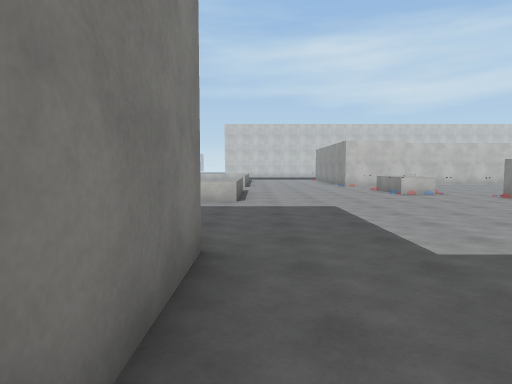
[1] (above)

20 first-person views from a walk through a scene from a Unity 3-D project. The camera is 1.5 m above the floor, tilts 4° down and sees 75° across. The floor is counted in squares, 2 m on a side. Each view is taken from the middle of a square. On the plan, view 1 faces up. The plan holds only what a view shows up to about 11 squares ahead; the rest is blank. The place goes on beyond the plan. The player is left out. Surface patterns are stand-ins for the level's own textures.

[2]
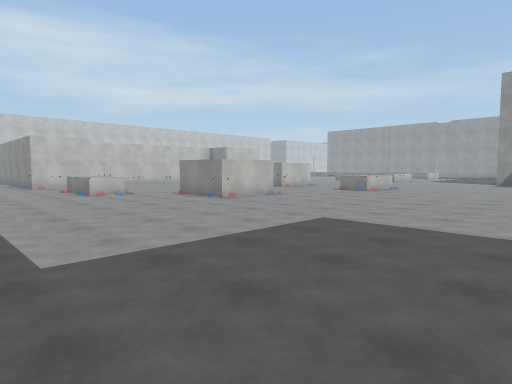

[3]
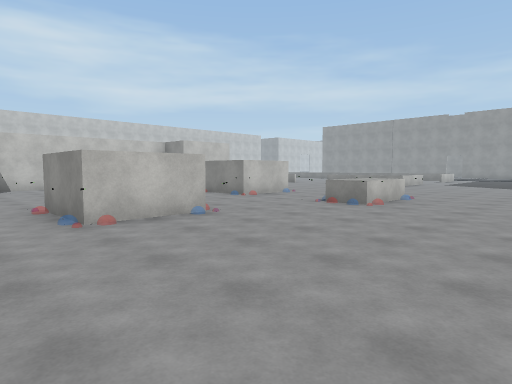

[4]
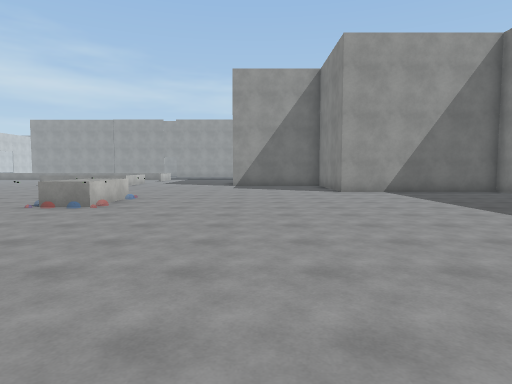

[5]
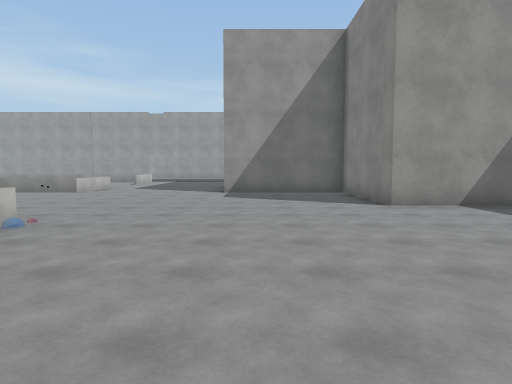

[6]
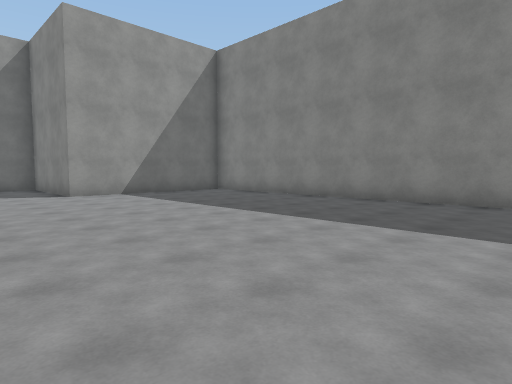

[7]
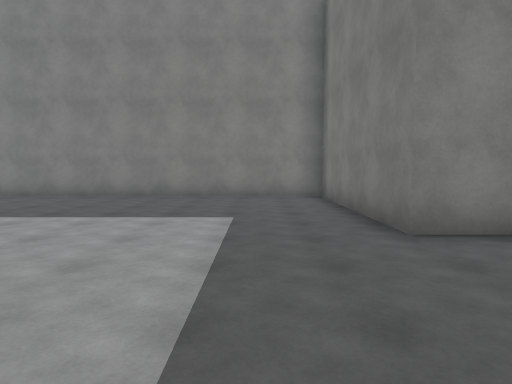

[8]
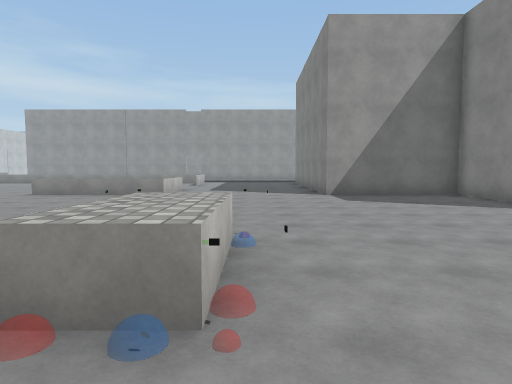

[9]
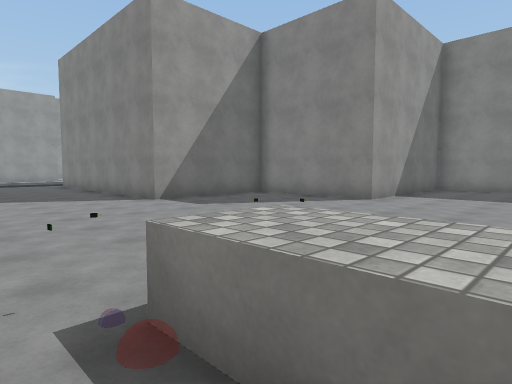

[10]
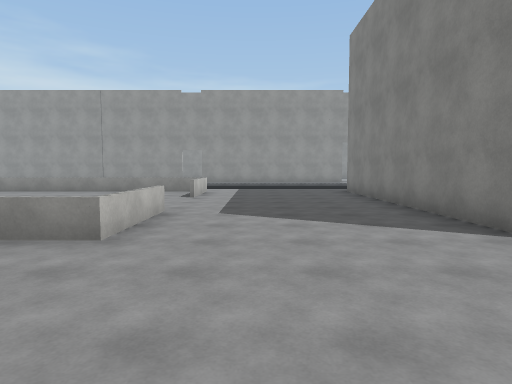

[11]
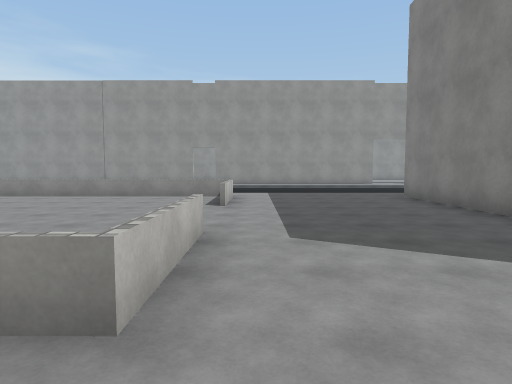

[12]
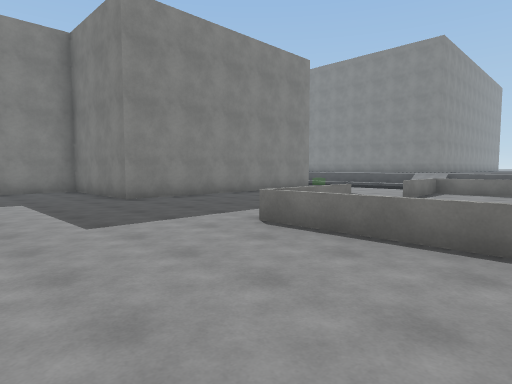

[13]
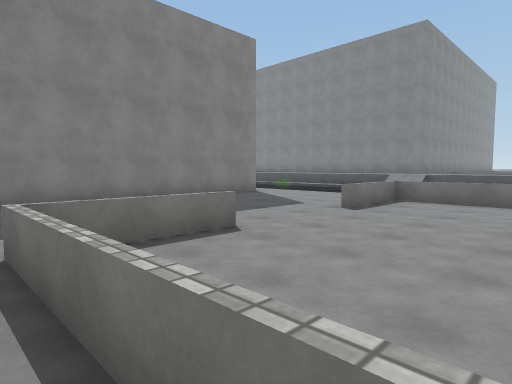

[14]
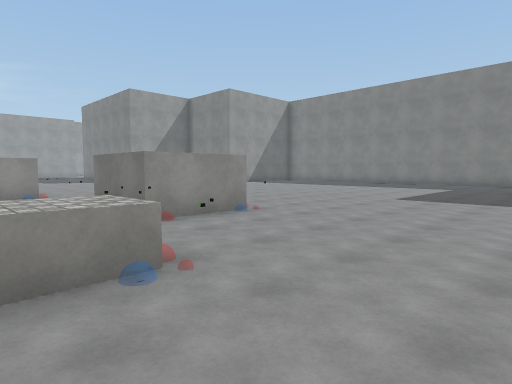

[15]
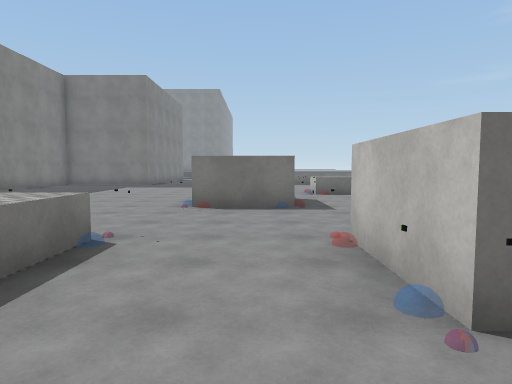

[16]
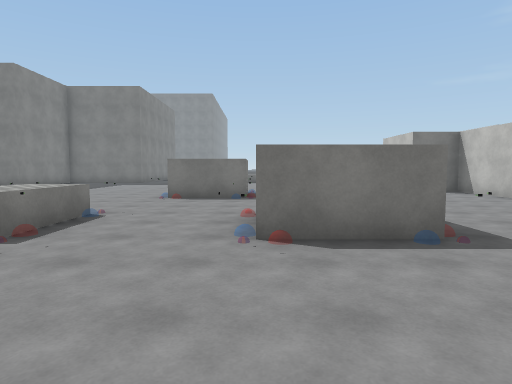

[17]
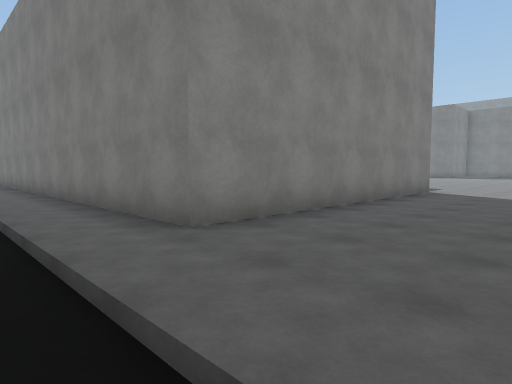

[18]
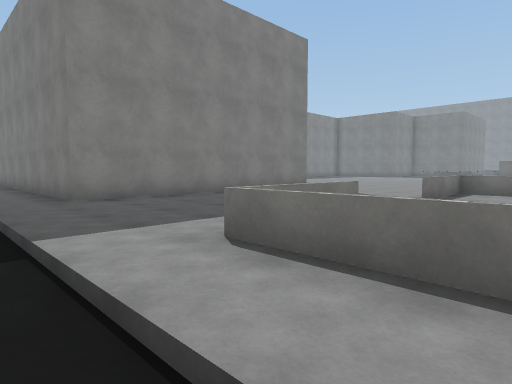

[19]
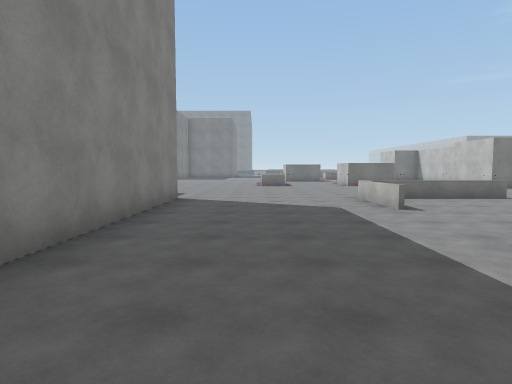

[20]
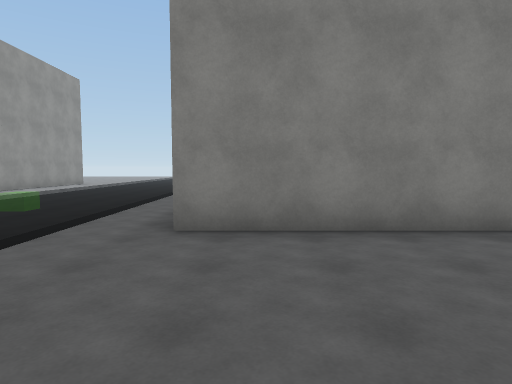

### Floor plan
Key: @ floor where view 1 was taken; # wall or solid block; . main floor; - floor 0.25 m lower than the main floor; = window, fence, low wall or low ledge; ^ raised ledge; O other object.
Columns run from 9 left of view 1 to 29 right of it. Each row starts with its distance up from view 1.
 11      ...=....^^..    ##O.  .=.  ....=
 10  =......=....O^...   ##.....=.......=.-
  9  =......=...... ##   ##O....=.......=.-
  8  ===..===.......##..........====..===.-
  7   ............. ## ....O..............-
  6 .................... ^^O..............-
  5 ....................O^^O..............-
  4  .....................................-
  3  ########....................########.-
  2         #....................#      #.-
  1         #....................#      #.-
  0         #@...................#      #.-
 -1         #####............#####      #.-
 -2             #............#          #.-
 -3             #............#          #.-
 -4             #............#          #.-
 -5             #............#          #
 -6             ##############          #
 -7                                     #
 -8                                     #

Where each view was taken, in squares from view 1:
view 1: 0 up, 0 right, facing up
view 2: 0 up, 1 right, facing up-right
view 3: 2 up, 5 right, facing up-right
view 4: 2 up, 5 right, facing right
view 5: 2 up, 9 right, facing right
view 6: 2 up, 6 right, facing down-right
view 7: 3 up, 5 right, facing down
view 8: 5 up, 10 right, facing right
view 9: 7 up, 12 right, facing down-right
view 10: 6 up, 16 right, facing right
view 11: 7 up, 18 right, facing right
view 12: 11 up, 3 right, facing down-left
view 13: 11 up, 0 right, facing down-left
view 14: 11 up, 2 right, facing down-right
view 15: 8 up, 15 right, facing left
view 16: 9 up, 17 right, facing left
view 17: 6 up, 29 right, facing down-left
view 18: 10 up, 29 right, facing down-left
view 19: 5 up, 28 right, facing left
view 20: 7 up, 26 right, facing down
